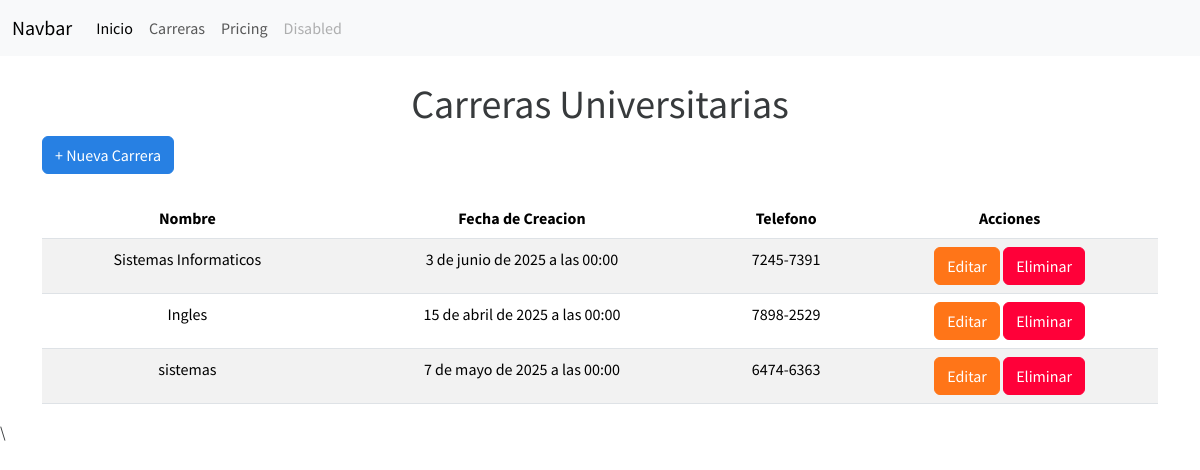
Before: /carreras/ with the older database file.
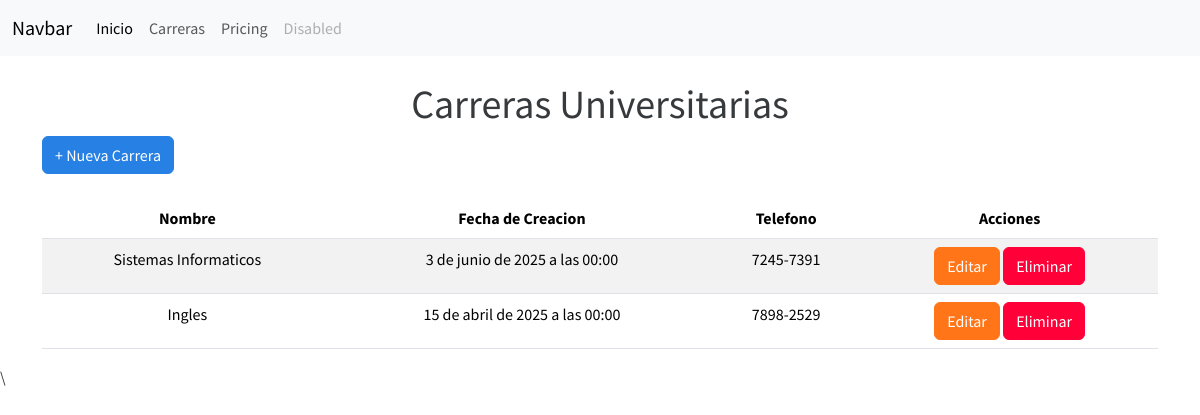
After: the same page with the newer database file.
### Aplicaciones/Educacion/models.py (models this page shows)
class Carrera(models.Model):
    id_car = models.AutoField(primary_key=True)
    nombre_car = models.CharField(max_length=100)
    fecha_creacion_car = models.DateField()
    telefono_car = models.CharField(max_length=9, blank=True, null=True)
    def __str__(self): # * ESTA FUNCION HACE QUE AL MOMENTO DE IMPRIMIR UN OBJETO DE ESTA CLASE, SE MUESTRE EL NOMBRE DE LA CARRERA
        return self.nombre_car

### Aplicaciones/Educacion/views.py (the view)
# urls.py: path('carreras/', views.carreras, name='carreras'),
def carreras(request): # * Vista para mostrar todas las carreras
    carrerasDbb = Carrera.objects.all()
    print(carrerasDbb)
    return render(request, 'carreras.html', {'carreras': carrerasDbb})

### Aplicaciones/Educacion/templates/carreras.html (shortened to what this page needs)
{% extends "plantilla.html" %} {% load static %}  {% block contenido %}
<div class="container">
  <div class="row">
    <div class="col-md-12">
      <h1 class="text-center mt-4">Carreras Universitarias</h1>
      <button
        type="button"
        class="btn btn-primary mb-4"
        data-bs-toggle="modal"
        data-bs-target="#exampleModal"
      >
       + Nueva Carrera
      </button>
      {% if carreras %}
      <div class="table-responsive">
        <table class="table table-hover table-striped text-center">
          <thead>
            <tr>
              <th>Nombre</th>
              <th>Fecha de Creacion</th>
              <th>Telefono</th>
              <th>Acciones</th>
            </tr>
          </thead>
          <tbody>
            {% for carrera in carreras %}
            <tr>
              <td>{{ carrera.nombre_car }}</td>
              <td>{{ carrera.fecha_creacion_car }}</td>
              <td>{{ carrera.telefono_car }}</td>
              <td>
                <a href="{% url 'editar_carrera' carrera.id_car %}" class="btn btn-warning">Editar</a>
                <a href="javascript:void(0)" onclick="eliminarFila('/eliminar_carrera/{{carrera.id_car}}', 'Carrera')" class="btn btn-danger">Eliminar</a>
              </td>
            </tr>
            {% endfor %}
          </tbody>
        </table>
      </div>
      {% else %}
      <div class="alert alert-warning mt-4 text-center">
        <strong>No hay carreras registradas.</strong>
      </div>
      {% endif %}
    </div>
  </div>
</div>
    {% endblock contenido %}

Changed rows visible on the page:
removed Carrera: nombre_car "sistemas", fecha_creacion_car "7 de mayo de 2025 a las 00:00", telefono_car "6474-6363"
